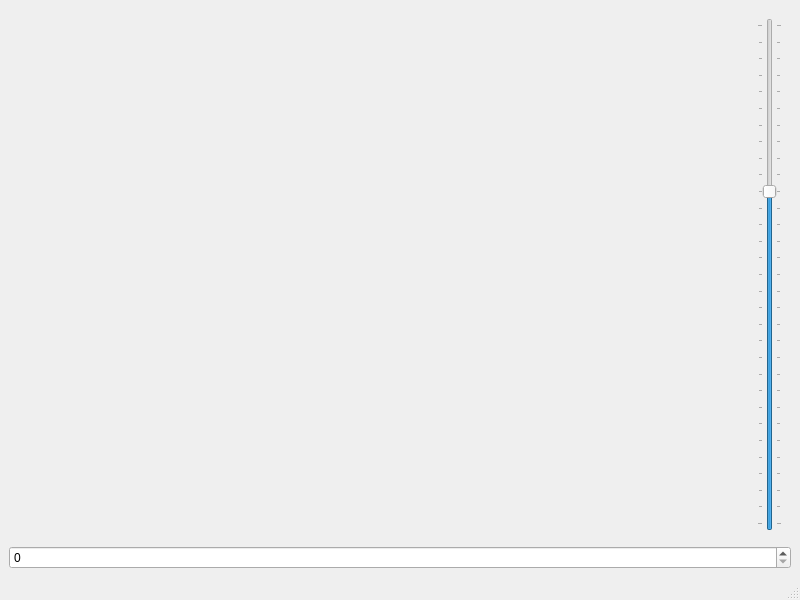
<?xml version="1.0" encoding="UTF-8"?>
<ui version="4.0">
 <class>ManipulationWindowBase</class>
 <widget class="QMainWindow" name="ManipulationWindowBase">
  <property name="geometry">
   <rect>
    <x>0</x>
    <y>0</y>
    <width>800</width>
    <height>600</height>
   </rect>
  </property>
  <property name="windowTitle">
   <string>MainWindow</string>
  </property>
  <widget class="QWidget" name="centralwidget">
   <layout class="QVBoxLayout" name="verticalLayout">
    <item>
     <widget class="QWidget" name="widget" native="true">
      <layout class="QHBoxLayout" name="horizontalLayout">
       <item>
        <widget class="QWidget" name="widgetView" native="true">
         <zorder>spinBox</zorder>
        </widget>
       </item>
       <item>
        <widget class="QSlider" name="verticalSlider">
         <property name="minimum">
          <number>-300</number>
         </property>
         <property name="maximum">
          <number>0</number>
         </property>
         <property name="value">
          <number>-100</number>
         </property>
         <property name="orientation">
          <enum>Qt::Vertical</enum>
         </property>
         <property name="tickPosition">
          <enum>QSlider::TicksBothSides</enum>
         </property>
         <property name="tickInterval">
          <number>10</number>
         </property>
        </widget>
       </item>
      </layout>
     </widget>
    </item>
    <item>
     <widget class="QSpinBox" name="spinBox"/>
    </item>
   </layout>
  </widget>
  <widget class="QMenuBar" name="menubar">
   <property name="geometry">
    <rect>
     <x>0</x>
     <y>0</y>
     <width>800</width>
     <height>25</height>
    </rect>
   </property>
  </widget>
  <widget class="QStatusBar" name="statusbar"/>
 </widget>
 <resources/>
 <connections/>
</ui>
